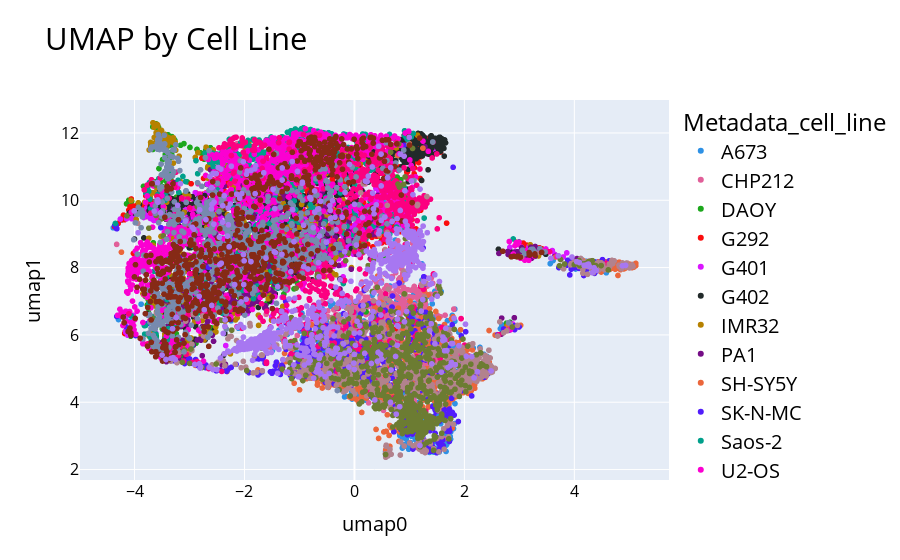

The cell this chart's notebook holds for it:
### Code cell
fig = px.scatter(
    umapdf,
    x="umap0",
    y="umap1",
    color="Metadata_cell_line",
    title="UMAP by Cell Line",
    color_discrete_sequence=px.colors.qualitative.Dark24,
)

fig.update_layout(
    font=dict(size=22, color="black"),
    legend=dict(font=dict(size=20)),
    xaxis=dict(
        title_font=dict(size=20),
        tickfont=dict(size=16),
    ),
    yaxis=dict(
        title_font=dict(size=20),
        tickfont=dict(size=16),
    ),
)

fig.show()
fig.write_image(
    static_figure_path / "round1_cell_line_umap.png", width=2000, height=1200
)
fig.write_html(
    int_figure_path / "round1_cell_line_umap.html",
    full_html=True,
    include_plotlyjs="embed",
)

### Figure 1 — Plotly figure (JSON) as saved in the notebook; plotly's stock layout.template omitted (floating-point values rounded to 4 significant figures; data arrays with more than 128 entries replaced by an {"elided": "..."} marker saying what was removed)
{"data": [{"hovertemplate": "Metadata_cell_line=A673<br>umap0=%{x}<br>umap1=%{y}<extra></extra>", "legendgroup": "A673", "marker": {"color": "#2E91E5", "symbol": "circle"}, "mode": "markers", "name": "A673", "showlegend": true, "type": "scattergl", "x": {"elided": "750 float values"}, "xaxis": "x", "y": {"elided": "750 float values"}, "yaxis": "y"}, {"hovertemplate": "Metadata_cell_line=CHP212<br>umap0=%{x}<br>umap1=%{y}<extra></extra>", "legendgroup": "CHP212", "marker": {"color": "#E15F99", "symbol": "circle"}, "mode": "markers", "name": "CHP212", "showlegend": true, "type": "scattergl", "x": {"elided": "750 float values"}, "xaxis": "x", "y": {"elided": "750 float values"}, "yaxis": "y"}, {"hovertemplate": "Metadata_cell_line=DAOY<br>umap0=%{x}<br>umap1=%{y}<extra></extra>", "legendgroup": "DAOY", "marker": {"color": "#1CA71C", "symbol": "circle"}, "mode": "markers", "name": "DAOY", "showlegend": true, "type": "scattergl", "x": {"elided": "750 float values"}, "xaxis": "x", "y": {"elided": "750 float values"}, "yaxis": "y"}, {"hovertemplate": "Metadata_cell_line=G292<br>umap0=%{x}<br>umap1=%{y}<extra></extra>", "legendgroup": "G292", "marker": {"color": "#FB0D0D", "symbol": "circle"}, "mode": "markers", "name": "G292", "showlegend": true, "type": "scattergl", "x": {"elided": "750 float values"}, "xaxis": "x", "y": {"elided": "750 float values"}, "yaxis": "y"}, {"hovertemplate": "Metadata_cell_line=G401<br>umap0=%{x}<br>umap1=%{y}<extra></extra>", "legendgroup": "G401", "marker": {"color": "#DA16FF", "symbol": "circle"}, "mode": "markers", "name": "G401", "showlegend": true, "type": "scattergl", "x": {"elided": "750 float values"}, "xaxis": "x", "y": {"elided": "750 float values"}, "yaxis": "y"}, {"hovertemplate": "Metadata_cell_line=G402<br>umap0=%{x}<br>umap1=%{y}<extra></extra>", "legendgroup": "G402", "marker": {"color": "#222A2A", "symbol": "circle"}, "mode": "markers", "name": "G402", "showlegend": true, "type": "scattergl", "x": {"elided": "750 float values"}, "xaxis": "x", "y": {"elided": "750 float values"}, "yaxis": "y"}, {"hovertemplate": "Metadata_cell_line=IMR32<br>umap0=%{x}<br>umap1=%{y}<extra></extra>", "legendgroup": "IMR32", "marker": {"color": "#B68100", "symbol": "circle"}, "mode": "markers", "name": "IMR32", "showlegend": true, "type": "scattergl", "x": {"elided": "750 float values"}, "xaxis": "x", "y": {"elided": "750 float values"}, "yaxis": "y"}, {"hovertemplate": "Metadata_cell_line=PA1<br>umap0=%{x}<br>umap1=%{y}<extra></extra>", "legendgroup": "PA1", "marker": {"color": "#750D86", "symbol": "circle"}, "mode": "markers", "name": "PA1", "showlegend": true, "type": "scattergl", "x": {"elided": "600 float values"}, "xaxis": "x", "y": {"elided": "600 float values"}, "yaxis": "y"}, {"hovertemplate": "Metadata_cell_line=SH-SY5Y<br>umap0=%{x}<br>umap1=%{y}<extra></extra>", "legendgroup": "SH-SY5Y", "marker": {"color": "#EB663B", "symbol": "circle"}, "mode": "markers", "name": "SH-SY5Y", "showlegend": true, "type": "scattergl", "x": {"elided": "750 float values"}, "xaxis": "x", "y": {"elided": "750 float values"}, "yaxis": "y"}, {"hovertemplate": "Metadata_cell_line=SK-N-MC<br>umap0=%{x}<br>umap1=%{y}<extra></extra>", "legendgroup": "SK-N-MC", "marker": {"color": "#511CFB", "symbol": "circle"}, "mode": "markers", "name": "SK-N-MC", "showlegend": true, "type": "scattergl", "x": {"elided": "750 float values"}, "xaxis": "x", "y": {"elided": "750 float values"}, "yaxis": "y"}, {"hovertemplate": "Metadata_cell_line=Saos-2<br>umap0=%{x}<br>umap1=%{y}<extra></extra>", "legendgroup": "Saos-2", "marker": {"color": "#00A08B", "symbol": "circle"}, "mode": "markers", "name": "Saos-2", "showlegend": true, "type": "scattergl", "x": {"elided": "750 float values"}, "xaxis": "x", "y": {"elided": "750 float values"}, "yaxis": "y"}, {"hovertemplate": "Metadata_cell_line=U2-OS<br>umap0=%{x}<br>umap1=%{y}<extra></extra>", "legendgroup": "U2-OS", "marker": {"color": "#FB00D1", "symbol": "circle"}, "mode": "markers", "name": "U2-OS", "showlegend": true, "type": "scattergl", "x": {"elided": "1500 float values"}, "xaxis": "x", "y": {"elided": "1500 float values"}, "yaxis": "y"}, {"hovertemplate": "Metadata_cell_line=KNS-42<br>umap0=%{x}<br>umap1=%{y}<extra></extra>", "legendgroup": "KNS-42", "marker": {"color": "#FC0080", "symbol": "circle"}, "mode": "markers", "name": "KNS-42", "showlegend": true, "type": "scattergl", "x": {"elided": "750 float values"}, "xaxis": "x", "y": {"elided": "750 float values"}, "yaxis": "y"}, {"hovertemplate": "Metadata_cell_line=KP-N-YN<br>umap0=%{x}<br>umap1=%{y}<extra></extra>", "legendgroup": "KP-N-YN", "marker": {"color": "#B2828D", "symbol": "circle"}, "mode": "markers", "name": "KP-N-YN", "showlegend": true, "type": "scattergl", "x": {"elided": "750 float values"}, "xaxis": "x", "y": {"elided": "750 float values"}, "yaxis": "y"}, {"hovertemplate": "Metadata_cell_line=NB-1<br>umap0=%{x}<br>umap1=%{y}<extra></extra>", "legendgroup": "NB-1", "marker": {"color": "#6C7C32", "symbol": "circle"}, "mode": "markers", "name": "NB-1", "showlegend": true, "type": "scattergl", "x": {"elided": "750 float values"}, "xaxis": "x", "y": {"elided": "750 float values"}, "yaxis": "y"}, {"hovertemplate": "Metadata_cell_line=ONS-76<br>umap0=%{x}<br>umap1=%{y}<extra></extra>", "legendgroup": "ONS-76", "marker": {"color": "#778AAE", "symbol": "circle"}, "mode": "markers", "name": "ONS-76", "showlegend": true, "type": "scattergl", "x": {"elided": "750 float values"}, "xaxis": "x", "y": {"elided": "750 float values"}, "yaxis": "y"}, {"hovertemplate": "Metadata_cell_line=SJSA-1<br>umap0=%{x}<br>umap1=%{y}<extra></extra>", "legendgroup": "SJSA-1", "marker": {"color": "#862A16", "symbol": "circle"}, "mode": "markers", "name": "SJSA-1", "showlegend": true, "type": "scattergl", "x": {"elided": "750 float values"}, "xaxis": "x", "y": {"elided": "750 float values"}, "yaxis": "y"}, {"hovertemplate": "Metadata_cell_line=SK-N-AS<br>umap0=%{x}<br>umap1=%{y}<extra></extra>", "legendgroup": "SK-N-AS", "marker": {"color": "#A777F1", "symbol": "circle"}, "mode": "markers", "name": "SK-N-AS", "showlegend": true, "type": "scattergl", "x": {"elided": "750 float values"}, "xaxis": "x", "y": {"elided": "750 float values"}, "yaxis": "y"}], "layout": {"font": {"color": "black", "size": 22}, "legend": {"font": {"size": 20}, "title": {"text": "Metadata_cell_line"}, "tracegroupgap": 0}, "title": {"text": "UMAP by Cell Line"}, "xaxis": {"anchor": "y", "domain": [0.0, 1.0], "tickfont": {"size": 16}, "title": {"font": {"size": 20}, "text": "umap0"}}, "yaxis": {"anchor": "x", "domain": [0.0, 1.0], "tickfont": {"size": 16}, "title": {"font": {"size": 20}, "text": "umap1"}}}}
